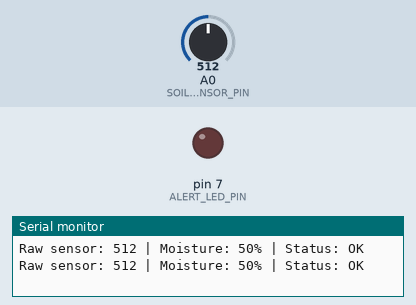
Recording of a program running on a simulated Arduino Uno, built with avr-gcc and run on an emulated ATmega328P. Parts: output pins drawn as LEDs (lit = HIGH), the last lines printed to the serial monitor. The test bench sets the inputs (shaded band); at power-on: A0 (SOIL_SENSOR_PIN) = 512.

Above: at 2.8 s.
2.9 s: A0 (SOIL_SENSOR_PIN) set to 366
4.4 s: A0 (SOIL_SENSOR_PIN) set to 340
At 5.7 s:
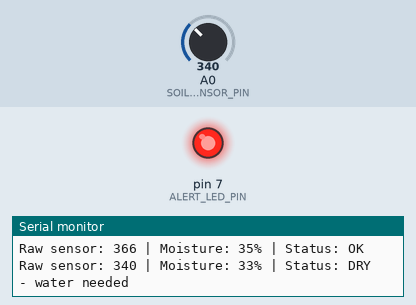
6.5 s: A0 (SOIL_SENSOR_PIN) set to 511
At 8.2 s:
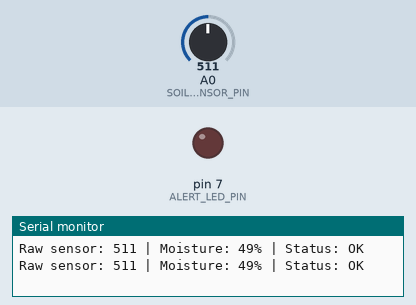
8.5 s: A0 (SOIL_SENSOR_PIN) set to 306
At 9.9 s:
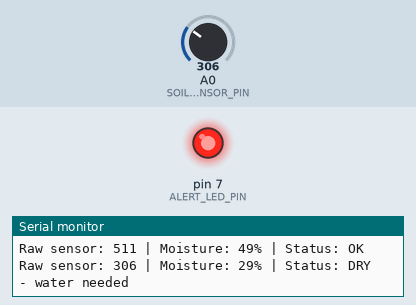
Timing chart, 0 to 11.5 s (numbered marks = the images above; inputs shaded):
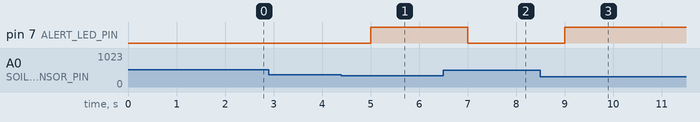

Measured:
- the behaviour switches between 359 and 358 on A0 (SOIL_SENSOR_PIN) (found by bisection; images 0 and 1)
- after the input at 4.4 s, pin 7 (ALERT_LED_PIN): LOW → HIGH after 0.60 s
- after the input at 6.5 s, pin 7 (ALERT_LED_PIN): HIGH → LOW after 0.50 s
- after the input at 8.5 s, pin 7 (ALERT_LED_PIN): LOW → HIGH after 0.50 s

The program:

main.cpp
```cpp
#include <Arduino.h>

constexpr uint8_t SOIL_SENSOR_PIN = A0;
constexpr uint8_t ALERT_LED_PIN = 7;
constexpr int DRY_THRESHOLD_PERCENT = 35;
constexpr unsigned long READING_INTERVAL_MS = 1000;

unsigned long lastReadingAt = 0;

void setup() {
  pinMode(ALERT_LED_PIN, OUTPUT);
  digitalWrite(ALERT_LED_PIN, LOW);

  Serial.begin(9600);
  Serial.println(F("Day 12 - Smart Plant Care Monitor"));
  Serial.println(F("Turn the potentiometer to simulate soil moisture."));
}

void loop() {
  const unsigned long now = millis();

  if (now - lastReadingAt < READING_INTERVAL_MS) {
    return;
  }

  lastReadingAt = now;

  const int rawValue = analogRead(SOIL_SENSOR_PIN);
  const int moisturePercent = map(rawValue, 0, 1023, 0, 100);
  const bool soilIsDry = moisturePercent < DRY_THRESHOLD_PERCENT;

  digitalWrite(ALERT_LED_PIN, soilIsDry ? HIGH : LOW);

  Serial.print(F("Raw sensor: "));
  Serial.print(rawValue);
  Serial.print(F(" | Moisture: "));
  Serial.print(moisturePercent);
  Serial.print(F("% | Status: "));
  Serial.println(soilIsDry ? F("DRY - water needed") : F("OK"));
}
```
